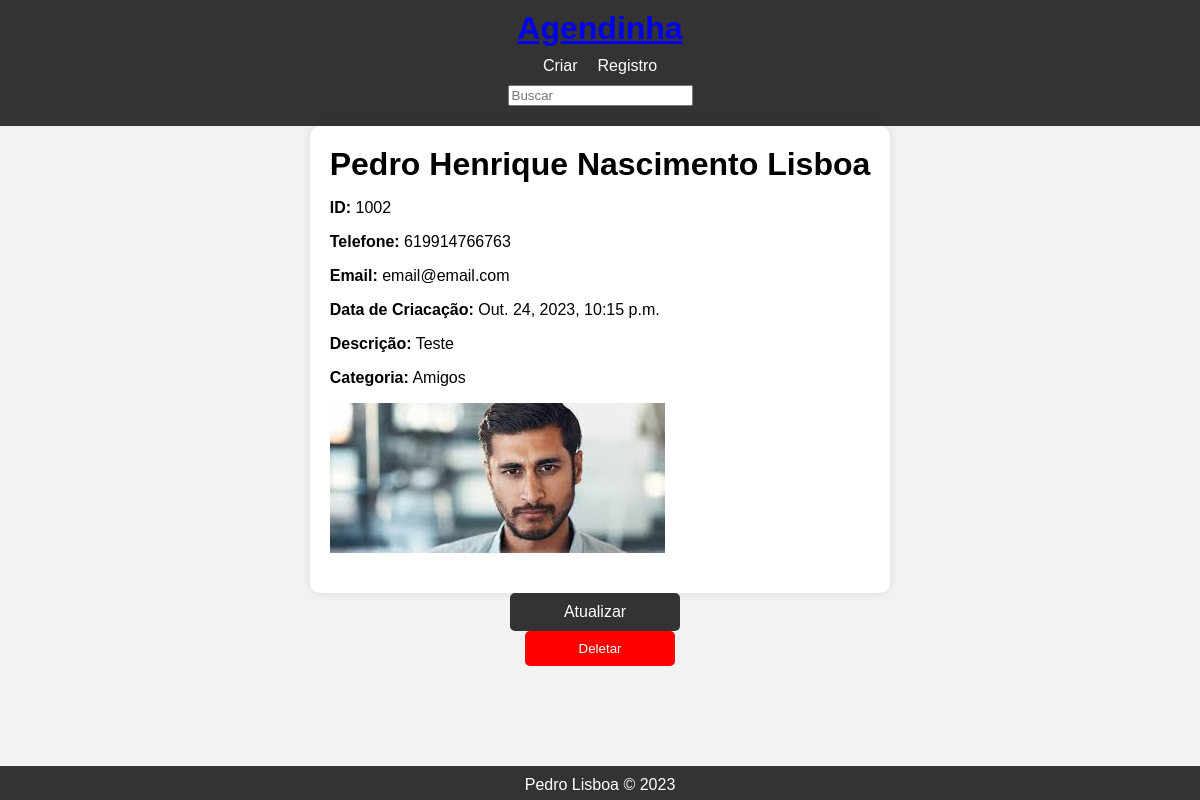
Page /contato/1002/detalhe/ on the committed database.
### contato/models.py (models this page shows, shortened)
class Contato(models.Model):
    nome = models.CharField(max_length=50)
    sobrenome = models.CharField(max_length=50, blank=True)
    telefone = models.CharField(max_length=50)
    email = models.EmailField(max_length=254)
    data_de_criacao = models.DateTimeField(default=timezone.now)
    descricao = models.TextField(blank=True)
    mostrar = models.BooleanField(default=True)
    imagem = models.ImageField(blank=True, upload_to='imagens/%Y/%m')
    categoria = models.ForeignKey(
        Categoria,
        on_delete=models.SET_NULL,
        blank=True,
        null=True)
    dono = models.ForeignKey(
        User,
        on_delete=models.SET_NULL,
        blank=True,
        null=True)
    class Meta:
        verbose_name = 'Cantato'
        verbose_name_plural = 'Contatos'

class Categoria(models.Model):
    nome = models.CharField(max_length=50)
    class Meta:
        verbose_name = 'Categoria'
        verbose_name_plural = 'Categorias'

### contato/views/contato_views.py (the view)
# urls.py: path('contato/<int:id_contato>/detalhe/', contato_unico, name='contato_unico'),
def contato_unico(request, id_contato):
    contato_u = Contato.objects.filter(pk=id_contato, mostrar=True).first()
    if contato_u is None:
        raise Http404()
    context = {
        'contato': contato_u
    }
    return render(request, 'contato_unico.html', context)

### contato/templates/contato_unico.html (shortened to what this page needs)
{% extends "base.html" %}
{% load static %}
{% block conteudo %}
    <div class="container__main contato__unico">
        <div class="container__contatos ">
            <h1>{{contato.nome}} {{contato.sobrenome}}</h1>
            <p><b>ID:</b> {{contato.id}}</p>
            <p><b>Telefone:</b> {{contato.telefone}}</p>
            <p><b>Email:</b> {{contato.email}}</p>
            <p><b>Data de Criacação:</b> {{contato.data_de_criacao}}</p>
            <p><b>Descrição:</b> {{contato.descricao}}</p>
            <p><b>Categoria:</b> {{contato.categoria.nome}}</p>
            {% if contato.imagem %}
                <p>
                    <img src="{{contato.imagem.url}}" alt="{{contato.nome}}">
                </p>
            {% endif %}
        </div>
        <div class="containner__butoes">
            <a class="btn__atualizar" href="{% url 'atualizar' contato.id %}">Atualizar</a>
            <form action="{% url 'deletar' contato.id %}" method="POST" id="formulario__deletar">
                <button class="btn__deletar" type="submit" id="botao__deletar">Deletar</button>
            </form>
        </div>
    </div>
{% endblock conteudo  %}

### contato/static/css/style.css (style rules this page uses)
body, h1, h2, h3, ul, li { margin: 0; padding: 0; }
body { background-color: #f2f2f2; font-family: Helvetica, Arial, sans-serif; }
.container__main { text-align: center; padding-bottom: 100px; }
.container__contatos { display: inline-block; text-align: left; padding: 20px; background-color: #fff; border-radius: 10px; box-shadow: 0 0 10px rgba(0, 0, 0, 0.1); }
form { display: flex; flex-direction: column; align-items: center; }
.btn__atualizar, .btn__deletar { display: inline-block; width: 150px; background-color: #333; color: #fff; padding: 10px; text-align: center; text-decoration: none; border: none; border-radius: 5px; cursor: pointer; transition: background-color 0.3s; }
.btn__atualizar { margin-right: 10px; }
.btn__deletar { background-color: #ff0000; }

### rows in the picture
Contato: nome "Pedro Henrique", sobrenome "Nascimento Lisboa", id "1002", telefone "619914766763", email "email@email.com", data_de_criacao "Out. 24, 2023, 10:15 p.m.", descricao "Teste", categoria.nome "Amigos", imagem (picture)
